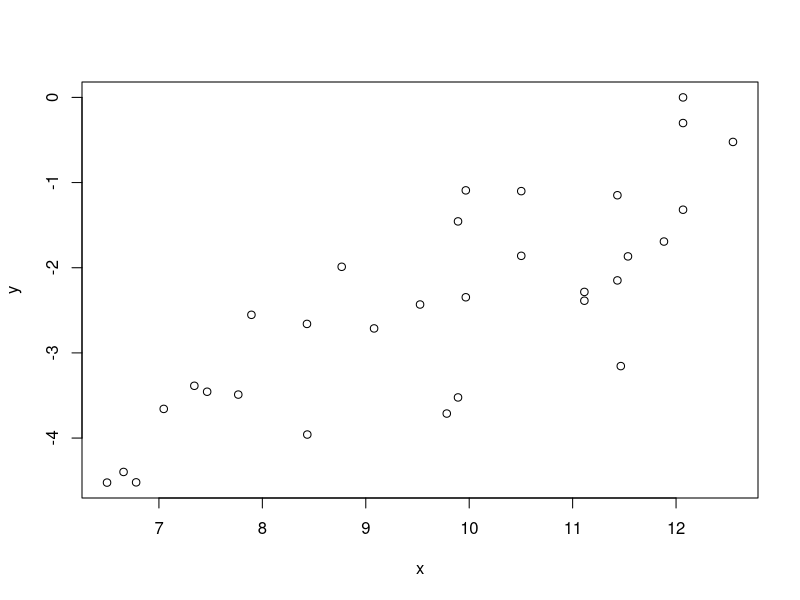
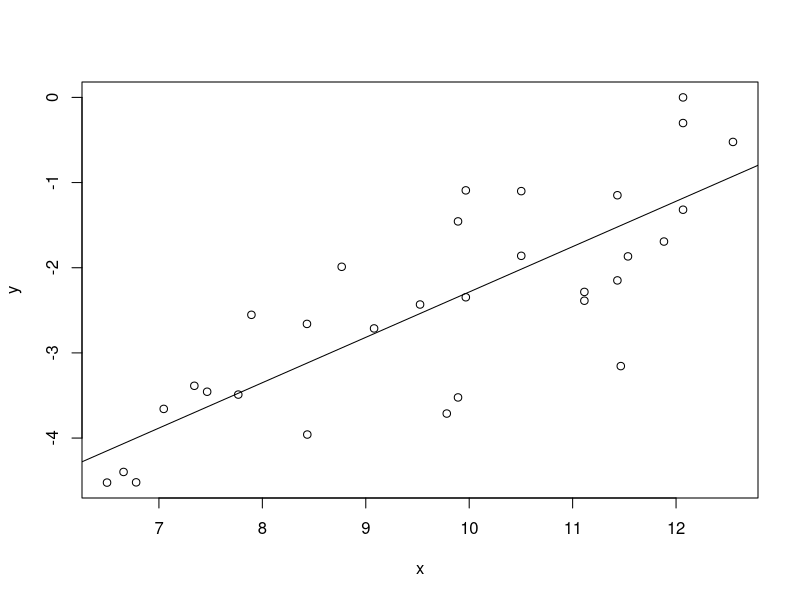
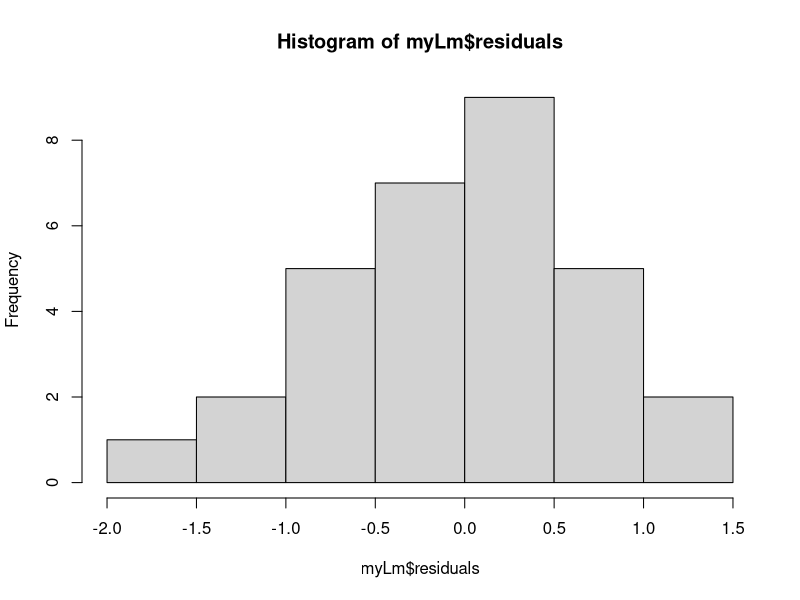
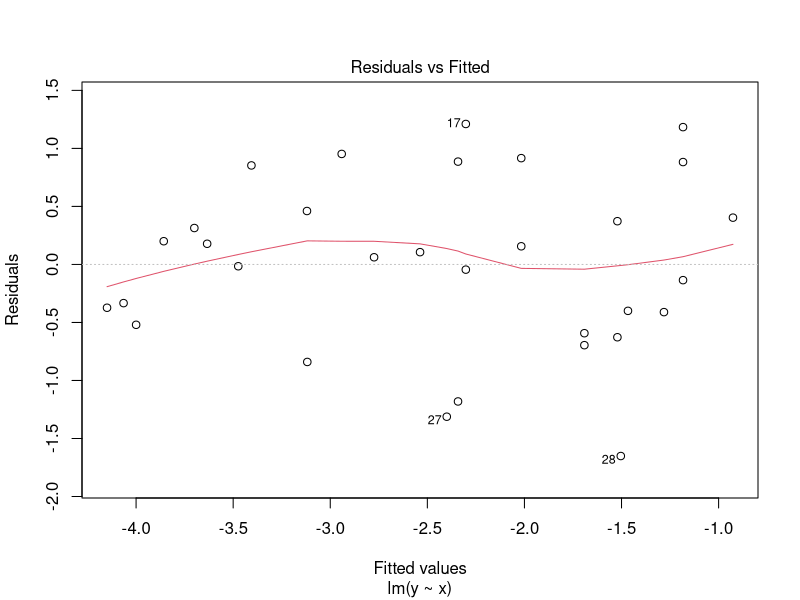
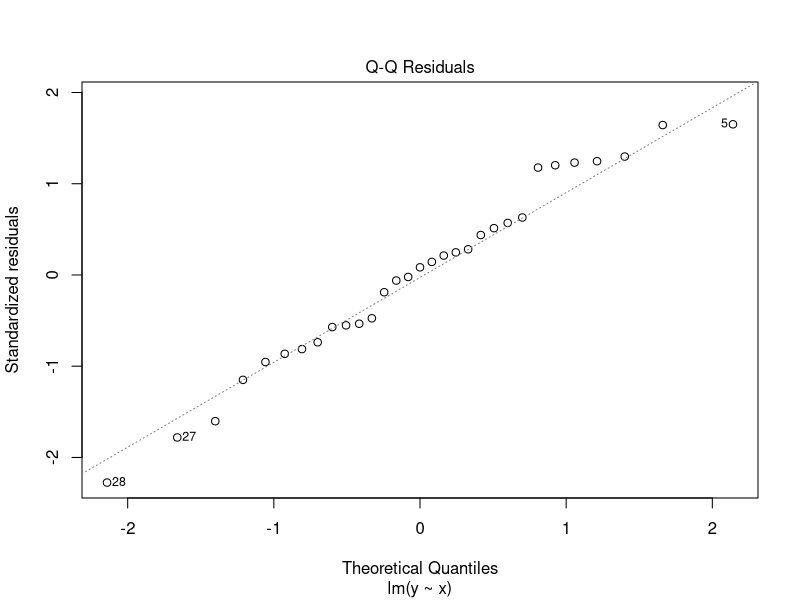
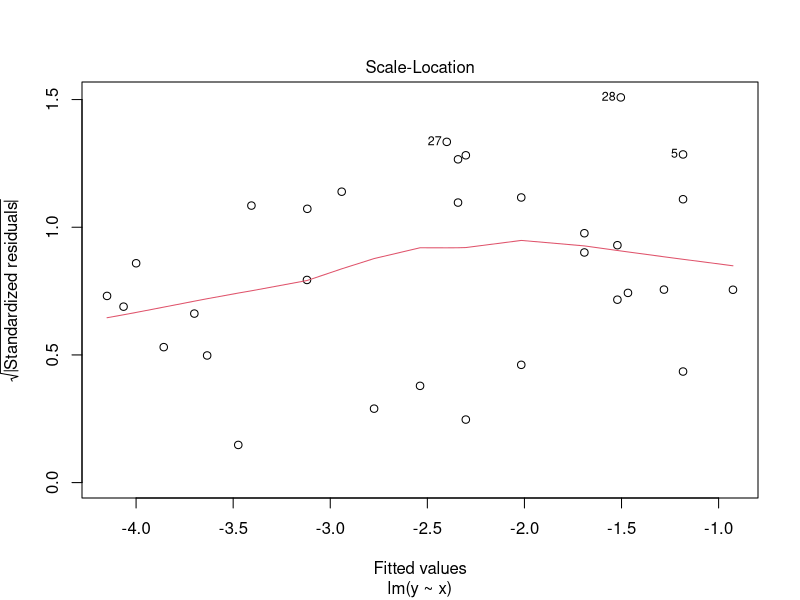
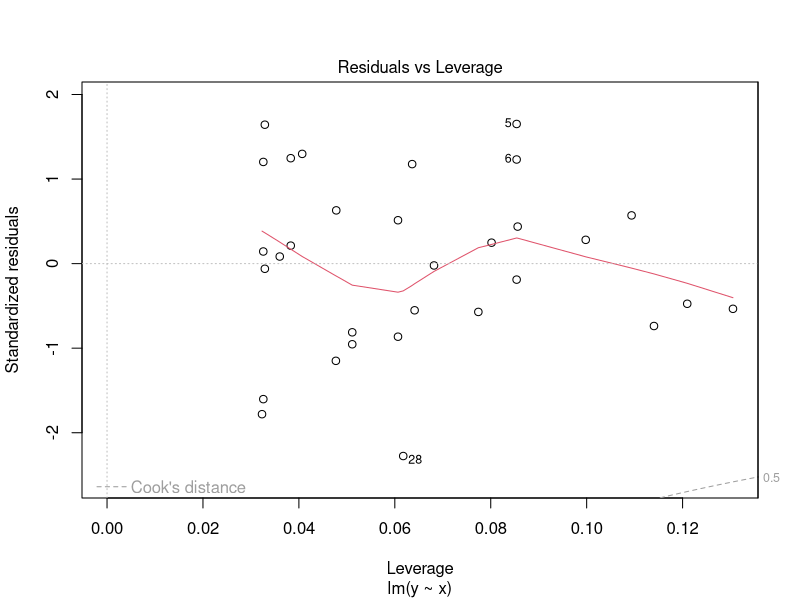
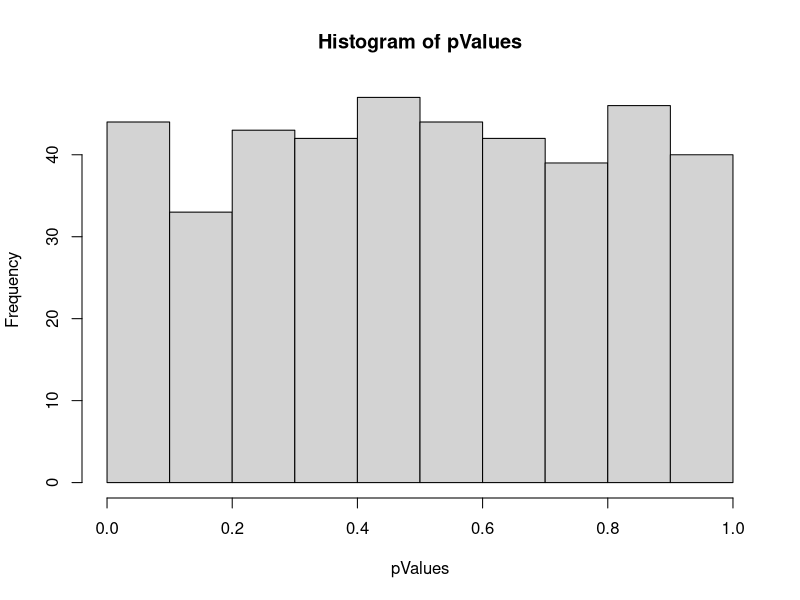

Reproduce these figures in R, in order.
## ---- chunk 1
rm(list=ls())
myT <- read.table("./cancerRisk.txt", header=TRUE, sep="\t")
x <- log10(myT$CumulativeCellDivisions)
y <- log10(myT$Lifetime_cancer_risk)
plot(x,y)
## ---- chunk 2
myLm <- lm(y ~ x)
plot(x,y)
abline(myLm)
## ---- chunk 3
summary(myLm)
## ---- chunk 4
hist(myLm$residuals)
plot(myLm)
## ---- chunk 5
casedata <- read.table("./caseControlData.txt", sep="\t",header=TRUE)
bmidata <- read.table("./BMI_Data.txt", sep="\t", header = TRUE)
bmidata <- na.omit(bmidata)

# remove case and control
casedata$sample <- sub("case", "", casedata$sample)
casedata$sample <- sub("control", "", casedata$sample)
	
# remove extraneous information from the suffix
for (i in 1:length(casedata$sample)) {
  casedata$sample[i] <- strsplit(casedata$sample, "_")[[i]][1]
}
# referenceTDB[referenceTDB$patientID=="idlookingfor",]$bmi

names <- casedata$sample
both <- merge(bmidata,casedata,by.y="sample",by.x="studyid")

#num = 0
#for (i in 1:length(casedata$sample)) {
  # bmi[bmi$studyid=="D5-686-525",]$bmi
  # casedata[casedata$sample == "D5-686-525",]
#  ys[i] <- bmidata[bmidata$studyid == casedata$sample[i],]$bmi
  # print(casedata$sample[i])
#  num = 0
#  for (j in colnames(casedata[casedata$sample == casedata$sample[i],])) {
#    num = num + 1
#    if (j == "sample") {
#      next
#    }
    # (j)
#    xs[num] <- casedata[casedata$sample == casedata$sample[i],]$j
#  }
#  x <- xs
#  x[i] <- xs
#   x[i] <- tail(casedata[casedata$sample == casedata$sample[i],],-2)
#}
pValues <- vector();
for (i in 3:ncol(both)) {
  bmi <- both$bmi
  case <- both[,i]
  myLm <- lm(bmi ~ case)
  pValues[i] <- anova( myLm)$"Pr(>F)"[1]
}
pValues <- na.omit(pValues)
# print(length(pValues[pValues<0.1]))
print(sum(p.adjust(pValues,method = "BH") <= 0.1)) # 0 = no significant hits
hist(pValues)
